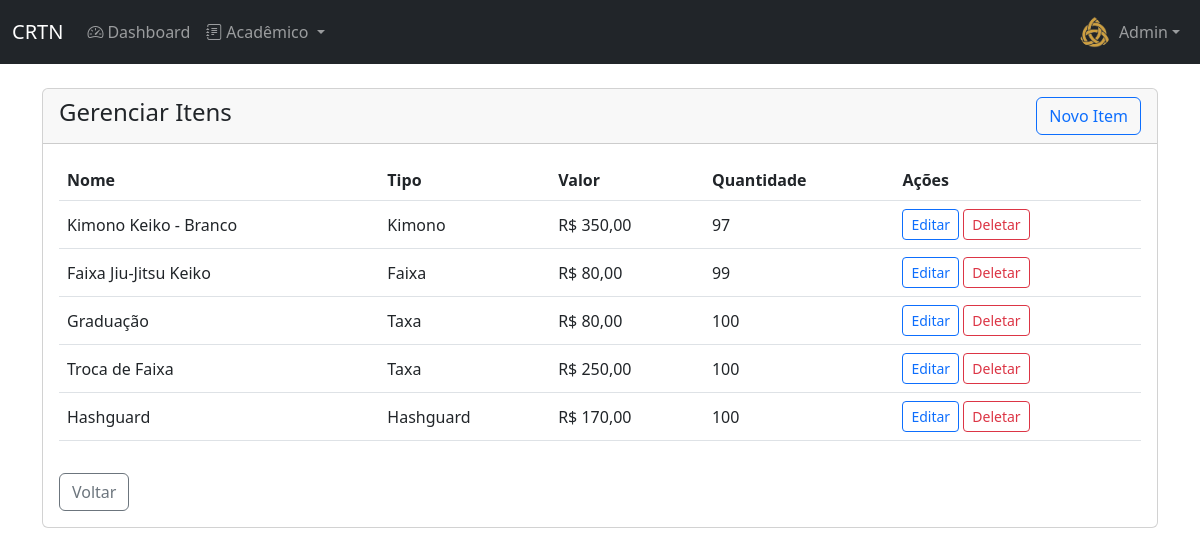
/professor/itens/ (signed in), run on the app's committed database.
### academia/models.py (models this page shows, shortened)
class User(AbstractUser):
    STATUS_CHOICES = [('ATIVO', 'Ativo'), ('INATIVO', 'Inativo'), ('PENDENTE', 'Pendente')]
    GROUP_ROLE_CHOICES = [('STD', 'Aluno'), ('PRO', 'Professor'), ('ADM', 'Administrador')]
    KIMONO_SIZE_CHOICES = [('A0', 'A0'), ('A1', 'A1'), ('A2', 'A2'), ('A3', 'A3'), ('A4', 'A4'), ('A5', 'A5'), ('A6', 'A6')]
    BELT_SIZE_CHOICES = [('A0', 'A0'), ('A1', 'A1'), ('A2', 'A2'), ('A3', 'A3'), ('A4', 'A4'), ('A5', 'A5'), ('A6', 'A6')]
    birthday = models.DateField('Data de Nascimento', null=True, blank=True)
    group_role = models.CharField('Perfil', max_length=3, choices=GROUP_ROLE_CHOICES, default='STD')
    status = models.CharField('Status', max_length=8, choices=STATUS_CHOICES, default='PENDENTE')
    photo = models.ImageField('Foto', upload_to=photo_upload_to, null=True, blank=True)
    height = models.IntegerField('Altura (cm)', null=True, blank=True)
    weight = models.IntegerField('Peso (kg)', null=True, blank=True)
    kimono_size = models.CharField('Tamanho do Kimono', max_length=2, choices=KIMONO_SIZE_CHOICES, null=True, blank=True)
    belt_size = models.CharField('Tamanho da Faixa', max_length=2, choices=BELT_SIZE_CHOICES, null=True, blank=True)
    whatsapp = models.CharField('WhatsApp', max_length=20, null=True, blank=True)
    responsible = models.ForeignKey('self', on_delete=models.SET_NULL, null=True, blank=True, related_name='dependents')
    class Meta:
        verbose_name, verbose_name_plural = 'Usuário', 'Usuários'
        ordering = ['first_name', 'last_name']
    def is_student(self): return self.group_role == 'STD'
    def is_admin(self): return self.group_role == 'ADM'
    def is_professor_or_admin(self): return self.group_role in ['PRO', 'ADM']

class Item(models.Model):
    TIPO_CHOICES = [('KIMONO', 'Kimono'), ('FAIXA', 'Faixa'), ('HASHGUARD', 'Hashguard'), ('TAXA', 'Taxa')]
    nome = models.CharField(max_length=100)
    tipo = models.CharField(max_length=10, choices=TIPO_CHOICES)
    valor = models.DecimalField(max_digits=10, decimal_places=2, null=True, blank=True)
    quantidade = models.IntegerField(null=True, blank=True)

### academia/views.py (the view)
# urls.py: path('professor/itens/', views.professor_itens, name='professor_itens'),
@login_required
def professor_itens(request):
    if not request.user.is_professor_or_admin():
        raise PermissionDenied
    return render(request, 'academia/professor/itens.html', {'itens': Item.objects.all()})

### academia/context_processors.py (called while the page is built)
def account_management_context(request):
    original_user_id = request.session.get('original_user_id')
    main_user = None
    if original_user_id:
        try:
            main_user = User.objects.get(id=original_user_id)
        except User.DoesNotExist:
            request.session.pop('original_user_id', None)
    else:
        main_user = request.user
    dependents = main_user.dependents.all() if main_user and main_user.dependents.exists() else []
    return {
        'original_user_id': original_user_id,
        'dependents_list': dependents,
    }

def global_context(request):
    if not request.user.is_authenticated:
        return {}
    context = {}
    context.update(notifications_context(request))
    context.update(account_management_context(request))
    return context

### academia/templates/academia/professor/itens.html (shortened to what this page needs)
{% extends 'academia/base.html' %}
{% block content %}
<div class="row">
    <div class="col-md-12">
        <div class="card">
            <div class="card-header d-flex justify-content-between align-items-center">
                <h4>Gerenciar Itens</h4>
                <a href="{% url 'professor_item_novo' %}" class="btn btn-outline-primary">Novo Item</a>
            </div>
            <div class="card-body">
                {% if itens %}
                    <div class="table-responsive">
                        <table class="table table-hover align-middle">
                            <thead>
                                <tr>
                                    <th>Nome</th>
                                    <th>Tipo</th>
                                    <th>Valor</th>
                                    <th>Quantidade</th>
                                    <th>Ações</th>
                                </tr>
                            </thead>
                            <tbody>
                                {% for item in itens %}
                                    <tr>
                                        <td>{{ item.nome }}</td>
                                        <td>{{ item.get_tipo_display }}</td>
                                        <td>R$ {{ item.valor|default:"-" }}</td>
                                        <td>{{ item.quantidade|default:"-" }}</td>
                                        <td>
                                            <a href="{% url 'professor_item_editar' item.id %}" class="btn btn-sm btn-outline-primary">Editar</a>
                                            <a href="{% url 'professor_item_deletar' item.id %}" class="btn btn-sm btn-outline-danger">Deletar</a>
                                        </td>
                                    </tr>
                                {% endfor %}
                            </tbody>
                        </table>
                    </div>
                {% else %}
                    <p class="text-muted">Nenhum item cadastrado.</p>
                {% endif %}
                <div class="mt-3">
                    <a href="{% url 'dashboard' %}" class="btn btn-outline-secondary">Voltar</a>
                </div>
            </div>
        </div>
    </div>
</div>
{% endblock %}

### academia/templates/academia/base.html (shortened to what this page needs)
{% load static %}
<!DOCTYPE html>
<html lang="pt-BR">
<head>
    <link href="https://cdn.jsdelivr.net/npm/bootstrap@5.3.0/dist/css/bootstrap.min.css" rel="stylesheet">
    <link rel="stylesheet" href="https://cdn.jsdelivr.net/npm/bootstrap-icons@1.11.0/font/bootstrap-icons.css">
    <link rel="stylesheet" href="{% static 'css/styles.css' %}">
</head>
<body>
    {% if user.is_authenticated %}
    <nav class="navbar navbar-expand-lg navbar-dark bg-dark">
        <div class="container-fluid">
            <a class="navbar-brand" href="{% url 'index' %}">CRTN</a>
            <div class="collapse navbar-collapse" id="navbarNav">
                <ul class="navbar-nav me-auto">
                    <li class="nav-item">
                        <a class="nav-link" href="{% url 'dashboard' %}">
                            <i class="bi bi-speedometer2 me-1"></i>Dashboard
                        </a>
                    </li>
                    {% if user.is_student or user.is_professor_or_admin %}
                    <li class="nav-item dropdown">
                        <a class="nav-link dropdown-toggle" href="#" role="button" data-bs-toggle="dropdown" aria-expanded="false">
                            <i class="bi bi-journal-text me-1"></i>Acadêmico
                        </a>
                    </li>
                    {% endif %}
                </ul>
                <ul class="navbar-nav">
                    <li class="nav-item dropdown">
                        <a class="nav-link dropdown-toggle d-flex align-items-center" href="#" role="button" data-bs-toggle="dropdown" aria-expanded="false">
                            {% if user.photo %}
                                <img src="{{ user.photo.url }}" alt="Foto" class="rounded-circle me-2" width="32" height="32" style="object-fit: cover;">
                            {% else %}
                                <div class="bg-secondary rounded-circle me-2 d-flex align-items-center justify-content-center" style="width: 32px; height: 32px;">
                                    <i class="bi bi-person text-white"></i>
                                </div>
                            {% endif %}
                            <span>{{ user.first_name }}</span>
                        </a>
                    </li>
                </ul>
            </div>
        </div>
    </nav>
    {% endif %}
    <div class="container mt-4">
        {% block content %}{% endblock %}
    </div>
</body>
</html>

### data on the page
User: photo (picture), first_name "Admin"
Item: nome "Kimono Keiko - Branco", tipo "Kimono", valor "350,00", quantidade "97"
Item: nome "Faixa Jiu-Jitsu Keiko", tipo "Faixa", valor "80,00", quantidade "99"
Item: nome "Graduação", tipo "Taxa", valor "80,00", quantidade "100"
Item: nome "Troca de Faixa", tipo "Taxa", valor "250,00", quantidade "100"
Item: nome "Hashguard", tipo "Hashguard", valor "170,00", quantidade "100"
